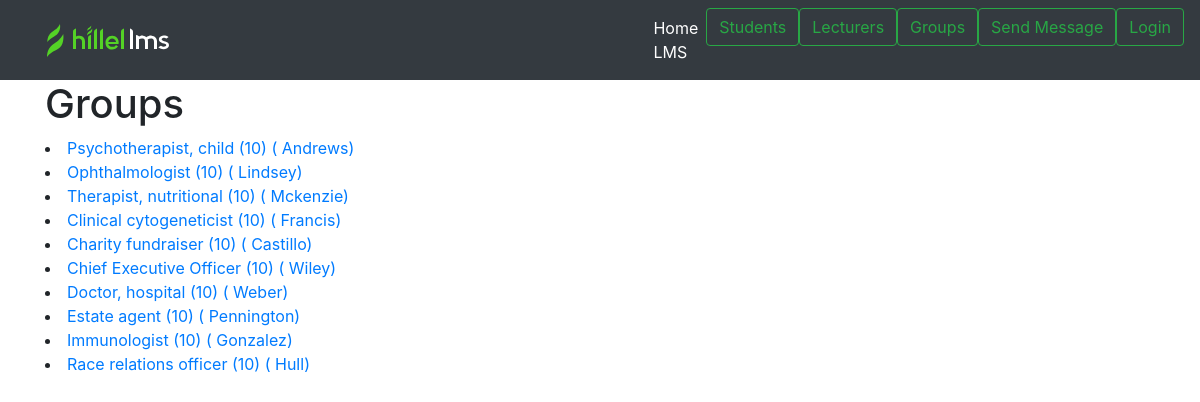
Page /all_groups on the committed database.
### academy/models.py (models this page shows, shortened)
class Group(models.Model):
    group_id = models.AutoField(primary_key=True)
    course = models.CharField('Название предмета', max_length=100)
    students = models.ManyToManyField(Student)
    teacher = models.OneToOneField(Lecturer, on_delete=models.CASCADE)

class Lecturer(models.Model):
    lecturer_id = models.AutoField(primary_key=True)
    first_name = models.CharField('Имя лектора', max_length=100)
    last_name = models.CharField('Фамилия лектора', max_length=100)
    email = models.EmailField(max_length=100)
    cover = models.ImageField(upload_to='covers/lector_photo', default='covers/lector_photo/turtle.png')
    def __str__(self):
        return self.last_name

### academy/views.py (the view)
# urls.py: path('all_groups', views.get_groups, name='all_groups'),
def get_groups(request):
    groups = Group.objects.all().order_by()
    return render(request, 'academy/get_groups.html', {'title': 'Groups', 'groups': groups})

### academy/templatetags/students_extras.py (called while the page is built)
@register.filter()
def get_count_students(value):
    group = Group.objects.filter(course=value)[0]
    return f'{value} ({group.students.count()})'

### academy/templates/academy/get_groups.html (shortened to what this page needs)
{%extends 'academy/base.html'%}
{%load students_extras%}
{% block content%}
<h1> Groups  </h1>
{% for group in groups %}
<li>
    <a href="{% url 'group' group_id=group.group_id %}">
        {{ group.course | get_count_students }} ( {{group.teacher}})
    </a>
</li>
{% endfor %}
{% endblock %}

### rows in the picture
Group: course|get_count_students "Psychotherapist, child (10)", teacher "Andrews"
Group: course|get_count_students "Ophthalmologist (10)", teacher "Lindsey"
Group: course|get_count_students "Therapist, nutritional (10)", teacher "Mckenzie"
Group: course|get_count_students "Clinical cytogeneticist (10)", teacher "Francis"
Group: course|get_count_students "Charity fundraiser (10)", teacher "Castillo"
Group: course|get_count_students "Chief Executive Officer (10)", teacher "Wiley"
Group: course|get_count_students "Doctor, hospital (10)", teacher "Weber"
Group: course|get_count_students "Estate agent (10)", teacher "Pennington"
Group: course|get_count_students "Immunologist (10)", teacher "Gonzalez"
Group: course|get_count_students "Race relations officer (10)", teacher "Hull"
